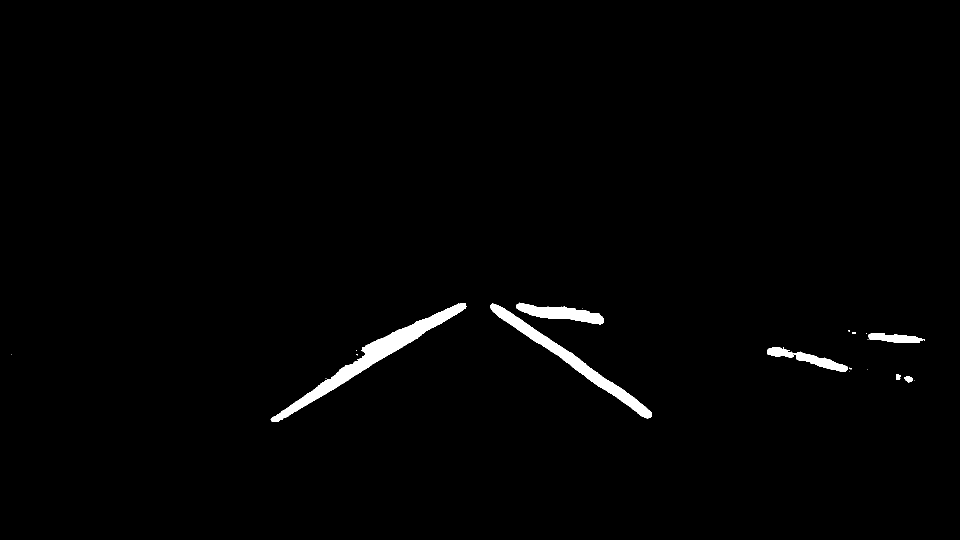
#> input picture violation_determination/inference/images/lanes_mask/lanes_mask.png, 1920 x 1080 px, found by its file name (shown at 1/2 size)
$ python houghlines_merge.py
#> lines starting #> are read from the running program, lines starting #| are printed output that depends on the picture; after the words box and inside, x2 and y2 are one past the last pixel; in counts of white or black regions, pixels touching at a corner belong together
### violation_determination/my_scripts/merge_similar_lane_detections.py
import numpy as np


def merge_similar_lane_detections(lines):
    """
    Merges detected lane lines with similar angles into longer lines.

    Args:
        lines (dict): Dictionary containing detected lane lines grouped by angles.

    Returns:
        list: List of merged lane lines represented as endpoints [[x1, y1, x2, y2]].
    """
    # Initial lists
    numbers = list(lines.keys())

    # Result list
    groups = []
    used_numbers = set()  # Used to mark numbers that have already been grouped

    # Iterate through each number in the initial list
    for i in range(len(numbers)):
        if numbers[i] in used_numbers:
            continue  # Skip if the current number has already been grouped

        current_group = [numbers[i]]  # Create a new group and add the current number to it
        used_numbers.add(numbers[i])  # Mark the current number as grouped

        # Iterate through each number in the initial list
        for j in range(len(numbers)):
            if i != j and numbers[j] not in used_numbers:
                # If another number differs from the current number by <= 3, add it to the current group
                similar_range = 6
                if abs(numbers[i] - numbers[j]) <= similar_range:
                    current_group.append(numbers[j])
                    used_numbers.add(numbers[j])  # Mark the number as grouped

        # Add the current group to the result list
        groups.append(current_group)

    best_lines_merged_list = []

    # Find the longest line in each group and add it to the merged list if length > 50
    for group in groups:
        max_length = 0.0
        best_line_in_group = None
        if len(group) > 1:
            for theda in group:
                x1, y1, x2, y2 = lines[theda][0]
                length = np.sqrt((x2 - x1) ** 2 + (y2 - y1) ** 2)
                if length > max_length:
                    max_length = length
                    best_line_in_group = lines[theda]
        else:
            theda = group[0]
            x1, y1, x2, y2 = lines[theda][0]
            max_length = np.sqrt((x2 - x1) ** 2 + (y2 - y1) ** 2)
            best_line_in_group = lines[theda]

        if max_length > 50:
            best_lines_merged_list.append(best_line_in_group)

    print("Lanes detected:", len(groups))
    print("Theda groups:", groups, end="\n\n")

    return best_lines_merged_list

### violation_determination/my_scripts/houghlines_merge.py
import cv2
import numpy as np
from pathlib import Path
import os
from math import acos, sqrt, degrees
from violation_determination.my_scripts.merge_similar_lane_detections import merge_similar_lane_detections

theda_history = {}
grouped_lines = {}
previous_grouped_lines = {}

def houghlines_merge(gray):
    """
    Detects and merges Hough lines with similar angles from a grayscale image.

    Args:
        gray (numpy.ndarray): Grayscale image containing lane markings.

    Returns:
        list: List of merged lane lines represented as endpoints [[x1, y1, x2, y2]].
    """
    def lines_filter(lines):
        """
        Filters lines based on their angle and groups them by similar angles.

        Args:
            lines (numpy.ndarray): Array of detected lines from Hough transform.

        Returns:
            dict: Dictionary containing filtered lines grouped by similar angles.
        """
        global theda_history
        global grouped_lines
        global previous_grouped_lines

        best_lines = {}
        grouped_lines = {}

        for line in lines:
            x1, y1, x2, y2 = line[0]
            if x2 - x1 != 0:
                # Group lines with similar angles
                theda_interval = 3
                if y2 - y1 >= 0:
                    theda = 90 - degrees(acos((x2 - x1) / sqrt((x2 - x1) ** 2 + (y2 - y1) ** 2)))
                else:
                    theda = (-1) * (90 - degrees(acos((x2 - x1) / sqrt((x2 - x1) ** 2 + (y2 - y1) ** 2))))
                q, r = divmod(theda, theda_interval)
                adjusted_theda = int(q * theda_interval + round(r * (1 / theda_interval)) * theda_interval)
                if -80 <= theda <= 80:
                    grouped_lines.setdefault(adjusted_theda, []).append(line)

        theda_max_weight = 250
        theda_accept_weight = 30
        theda_abandon_weight = 20
        theda_weight_increase_step = 2
        theda_weight_decrease_step = 3
        for theda in list(theda_history.keys()):
            if grouped_lines.get(theda) is None:
                if theda_history[theda] <= round(theda_abandon_weight):
                    del theda_history[theda]
                else:
                    grouped_lines[theda] = previous_grouped_lines[theda]
                    theda_history[theda] -= theda_weight_decrease_step

        previous_grouped_lines = grouped_lines.copy()

        for theda in list(grouped_lines.keys()):
            if theda_history.get(theda) is None:
                del grouped_lines[theda]
                theda_history[theda] = 1
            elif theda_history[theda] == theda_max_weight:
                pass
            elif theda_history[theda] >= theda_accept_weight:
                theda_history[theda] += theda_weight_increase_step
            elif 0 < theda_history[theda] < theda_accept_weight:
                del grouped_lines[theda]
                theda_history[theda] += theda_weight_increase_step

        print(f"\n\nHistory lines' weight: {theda_history}")

        # Find the longest line for each angle
        for theda, group in grouped_lines.items():
            max_length = 0
            best_line = None

            for line in group:
                x1, y1, x2, y2 = line[0]
                length = np.sqrt((x2 - x1) ** 2 + (y2 - y1) ** 2)

                if length > max_length:
                    max_length = length
                    best_line = line

            if best_line is not None:
                best_lines[theda] = best_line

        return best_lines

    # Hough line detection
    threshold = 140
    lines = cv2.HoughLinesP(gray, 1, np.pi/360, threshold=threshold, minLineLength=80, maxLineGap=50)

    # Filter detected lines and return as a dictionary
    best_lines_dictionary = lines_filter(lines)

    # Merge lines with similar angles and return as a list [[x1, y1, x2, y2]]
    best_lines_merged_list = merge_similar_lane_detections(best_lines_dictionary)

    return best_lines_merged_list


if __name__ == "__main__":
    # Read the image
    image_path = str(Path(os.path.abspath(__file__)).parents[1]) + '/lanes_mask.png'
    image = cv2.imread(image_path)
#> image is the input picture: shape (1080, 1920, 3); 1.3% white; 22 white regions (13 under 20 px), largest, box (x1, y1, x2, y2) and area: (541, 607, 933, 844) 10800, (980, 607, 1304, 837) 7686, (1032, 605, 1208, 649) 3604
    gray = cv2.cvtColor(image, cv2.COLOR_BGR2GRAY)

    # Set kernel for morphological operations
    kernel = np.ones((5, 5), np.uint8)
    # Dilate the image
    gray = cv2.dilate(gray, kernel, iterations=1)
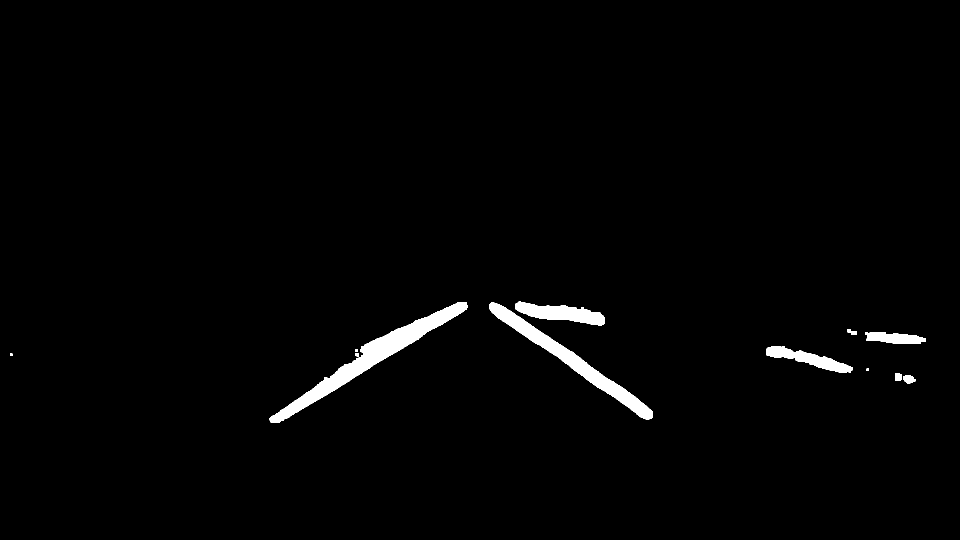
#> gray: shape (1080, 1920) (shown at 1/2 size); 1.6% white; 12 white regions, largest, box (x1, y1, x2, y2) and area: (539, 605, 935, 846) 13404, (978, 605, 1306, 839) 9918, (1030, 603, 1210, 651) 4531
    # Erode the image
    gray = cv2.erode(gray, kernel, iterations=2)
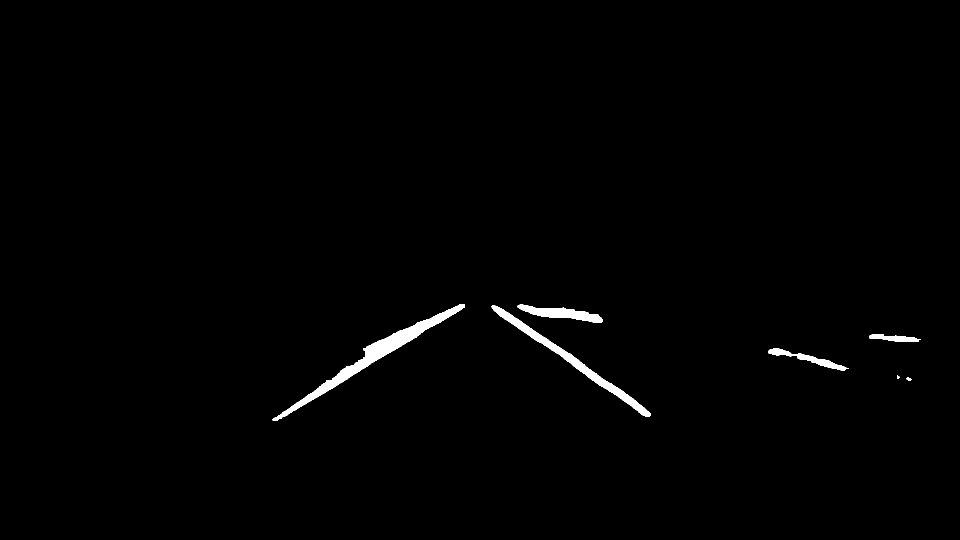
#> gray: shape (1080, 1920) (shown at 1/2 size); 0.92% white; 7 white regions, largest, box (x1, y1, x2, y2) and area: (545, 609, 930, 842) 8313, (983, 610, 1302, 834) 5488, (1035, 608, 1206, 646) 2741

    # Obtain merged Hough lines
    merged_lines = houghlines_merge(gray)
#> in houghlines_merge, `lines = cv2.HoughLinesP(gray, 1, np.pi/360, threshold=threshold, minLi..`: lines = 58 rows, first 6: [546, 841, 929, 610], [548, 841, 929, 612], [545, 839, 899, 618], [984, 616, 1299, 832], [545, 840, 922, 609], [984, 612, 1298, 824]
#> the loop in lines_filter, `for line in lines:` made 58 passes
#> (x1, y1, x2, y2, theda, q, r, adjusted_theda) on passes 1 to 12: (546, 841, 929, 610, -58.9, -20, 1.1, -60), (548, 841, 929, 612, -58.99, -20, 1.01, -60), (545, 839, 899, 618, -58.02, -20, 1.98, -57), (984, 616, 1299, 832, 55.56, 18, 1.56, 57), (545, 840, 922, 609, -58.5, -20, 1.5, -60), (984, 612, 1298, 824, 55.97, 18, 1.97, 57), (581, 814, 880, 627, -57.98, -20, 2.02, -57), (552, 841, 923, 618, -58.99, -20, 1.01, -60), (545, 838, 896, 619, -58.04, -20, 1.96, -57), (993, 612, 1288, 815, 55.47, 18, 1.47, 54), (983, 614, 1301, 828, 56.06, 18, 2.06, 57), (984, 611, 1291, 818, 56.01, 18, 2.01, 57)
#> after the loop in lines_filter, `for line in lines:`: grouped_lines = 6 items
#> after the loop in lines_filter, `for theda in list(theda_history.keys()):`: theda_history = 0 items
#> in lines_filter, `previous_grouped_lines = grouped_lines.copy()`: previous_grouped_lines = 6 items
#> the loop in lines_filter, `for theda in list(grouped_lines.keys()):` made 6 passes
#> theda on passes 1 to 6: -60, -57, 57, 54, 81, 78
#> after the loop in lines_filter, `for theda in list(grouped_lines.keys()):`: theda_history = {-60: 1, -57: 1, 57: 1, 54: 1, 81: 1, 78: 1}
#| History lines' weight: {-60: 1, -57: 1, 57: 1, 54: 1, 81: 1, 78: 1}
#> after the loop in lines_filter, `for theda, group in grouped_lines.items():`: best_lines = 0 items
#> in merge_similar_lane_detections, `numbers = list(lines.keys())`: numbers = []
#> after the loop in merge_similar_lane_detections, `for i in range(len(numbers)):`: used_numbers = 0 items
#> after the loop in merge_similar_lane_detections, `for group in groups:`: best_lines_merged_list = []
#| Lanes detected: 0
#| Theda groups: []
#> merged_lines = []

    # Draw the lines on the image
    if merged_lines is not None:
        for line in merged_lines:
            x1, y1, x2, y2 = line[0]
            cv2.line(image, (x1, y1), (x2, y2), (0, 0, 255), 3)
#> this loop made 0 passes

    cv2.namedWindow('Hough Lines', cv2.WINDOW_NORMAL)
    cv2.resizeWindow('Hough Lines', 1280, 720)
    cv2.imshow('Hough Lines', image)
    cv2.imwrite('houghlines_merge.png', image)
    cv2.waitKey(0)
    cv2.destroyAllWindows()
